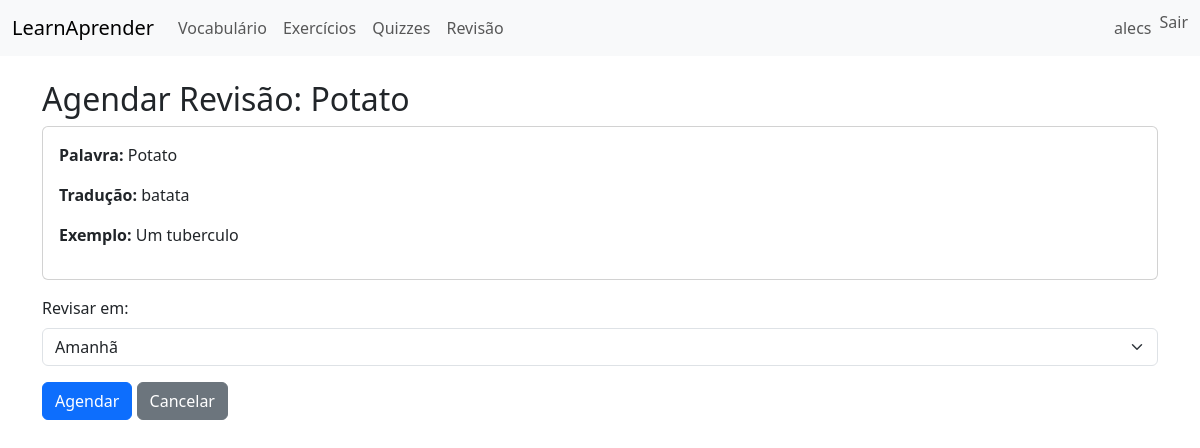
The app's page /reviews/schedule/1/ (signed in), older data.
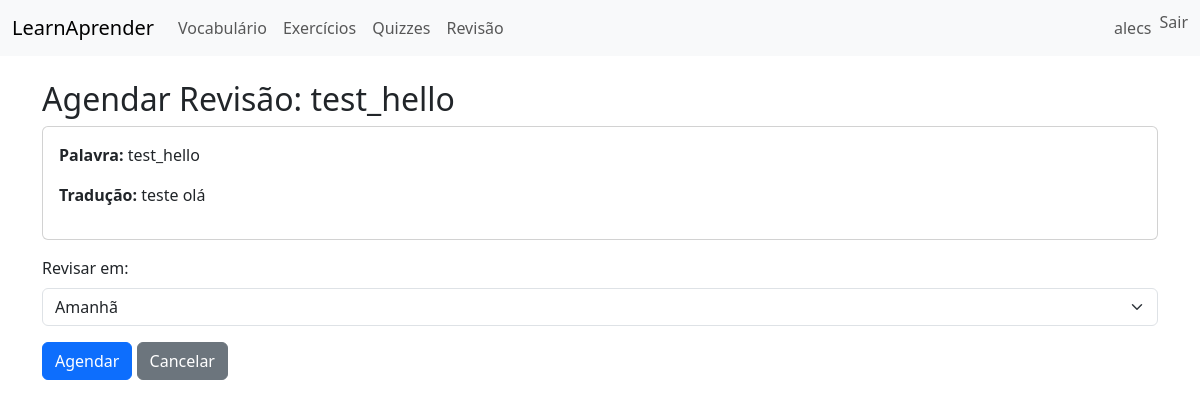
The same page, newer data.
### vocab/models.py (models this page shows, shortened)
class Vocabulary(models.Model):
    LEVEL_CHOICES = [
        ('beginner', 'Iniciante'),
        ('intermediate', 'Intermediário'),
    ]
    word = models.CharField(max_length=200)
    translation = models.CharField(max_length=400)
    example = models.TextField(blank=True)
    category = models.CharField(max_length=100, blank=True)
    level = models.CharField(max_length=20, choices=LEVEL_CHOICES, default='beginner')
    tags = models.CharField(max_length=200, blank=True, help_text='Use vírgulas para separar')
    created_by = models.ForeignKey(User, on_delete=models.SET_NULL, null=True, blank=True)
    is_shared = models.BooleanField(default=False, help_text='Se marcado, vocabulário é disponível para todos os usuários')
    created_at = models.DateTimeField(auto_now_add=True)
    class Meta:
        constraints = [
            models.UniqueConstraint(
                fields=['word', 'created_by'],
                condition=models.Q(is_shared=False),
                name='unique_personal_vocab_per_user'
            ),
        ]

### reviews/views.py (the view, shortened to what this page needs)
# urls.py: path('schedule/<int:vocab_id>/', views.schedule_review, name='schedule_review'),
@login_required
def schedule_review(request, vocab_id):
    vocab = Vocabulary.objects.get(pk=vocab_id)
    user = request.user
    return render(request, 'reviews/schedule_review.html', {'vocab': vocab})

### templates/reviews/schedule_review.html (shortened to what this page needs)
{% extends 'base.html' %}
{% block content %}
  <h2>Agendar Revisão: {{ vocab.word }}</h2>
  <div class="card mb-3">
    <div class="card-body">
      <p><strong>Palavra:</strong> {{ vocab.word }}</p>
      <p><strong>Tradução:</strong> {{ vocab.translation }}</p>
      {% if vocab.example %}
        <p><strong>Exemplo:</strong> {{ vocab.example }}</p>
      {% endif %}
    </div>
  </div>
  <form method="post">{% csrf_token %}
    <div class="mb-3">
      <label for="days_offset" class="form-label">Revisar em:</label>
      <select name="days_offset" id="days_offset" class="form-select">
        <option value="1">Amanhã</option>
      </select>
    </div>
    <button class="btn btn-primary" type="submit">Agendar</button>
    <a class="btn btn-secondary" href="{% url 'reviews:high_error_words' %}">Cancelar</a>
  </form>
{% endblock %}

Row changes from the older to the newer data that the page shows:
changed Vocabulary: word "Potato" → "test_hello"; translation "batata" → "teste olá"; example "Um tuberculo" → (not shown)
Text that changed along with them:
text no longer shown: "Exemplo:"
